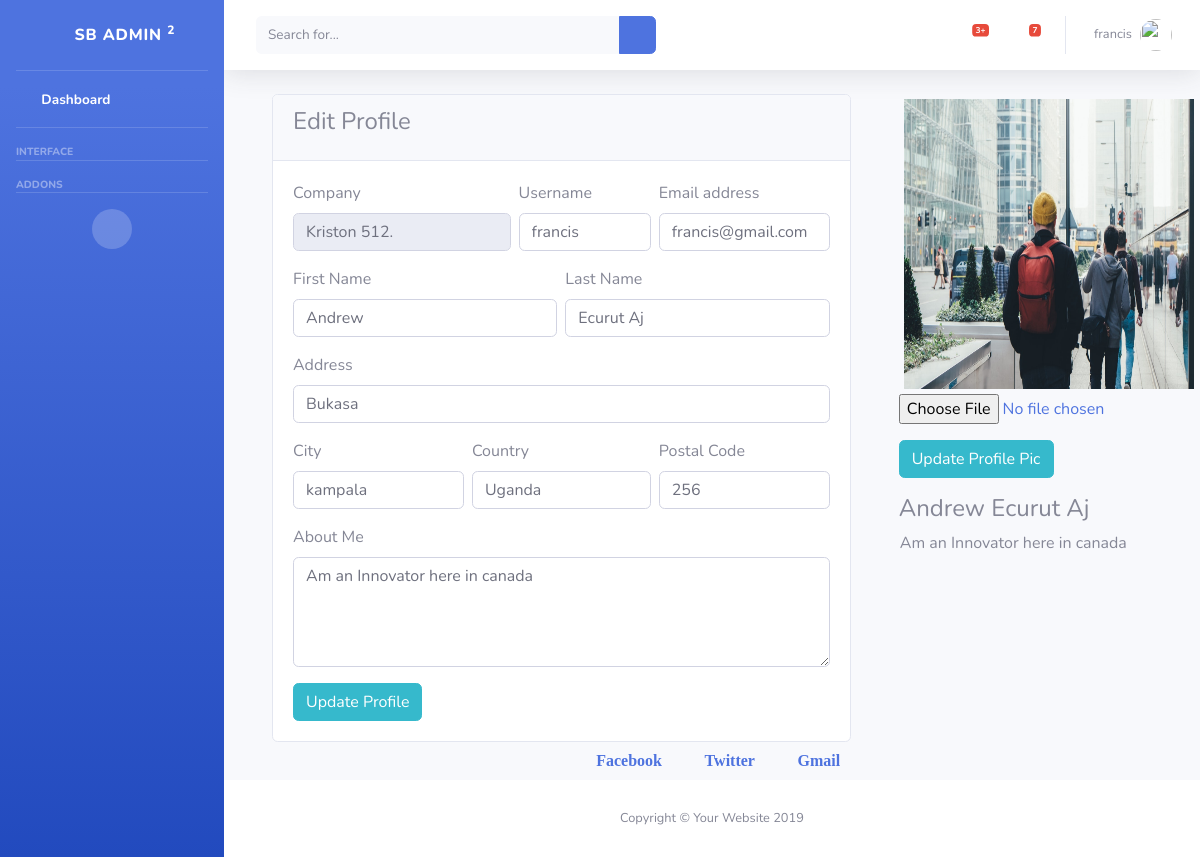
The page /settings/ (signed in) on the database its author committed.
### user/models.py (models this page shows, shortened)
class Profile(models.Model):
    user = models.OneToOneField(User, on_delete=models.CASCADE)
    email_confirmed = models.BooleanField(default=False)
    username = models.CharField(max_length=40)
    email = models.EmailField()
    first_name = models.CharField(max_length=100)
    last_name = models.CharField(max_length=150)
    address = models.CharField(max_length=200)
    city = models.CharField(max_length=100)
    country = models.CharField(max_length=200)
    postal_code = models.CharField(max_length=35)
    about = models.TextField()
    def create_user_profile(sender, **kwargs):
        if kwargs['created']:
            user_profile = Profile.objects.create(user=kwargs['instance'])
    post_save.connect(create_user_profile, sender=User)

class ProfilePic(models.Model):
    user = models.OneToOneField(User, on_delete=models.CASCADE)
    image = models.ImageField(null=True, upload_to='profile_pics', blank=True)
    def create_user_profile_pic(sender, **kwargs):
        if kwargs['created']:
            user_profile = ProfilePic.objects.create(user=kwargs['instance'])
    post_save.connect(create_user_profile_pic, sender=User)

### user/views.py (the view)
# urls.py: path('settings/', user_settings, name="user_settings"),
@login_required
def user_settings(request):
    profile = get_object_or_404(Profile, user=request.user)
    profilepic = get_object_or_404(ProfilePic, user=request.user)
    form = ProfileForm(data=request.POST, instance=profile)
    avatarform = AvatarForm(request.POST or None, request.FILES or None, instance=profilepic)
    if form.is_valid():
        try:
            profile = form.save(commit=False)
            profile.user = request.user
            User.objects.values('username').filter(username=request.user).update(username=profile.username)
            profile.save()
        except IntegrityError:
            messages.warning(request, 'This username has already been taken!')
        return redirect('user_settings')
    else:
        form = ProfileForm()
    if avatarform.is_valid():
            profilepic = avatarform.save(commit=False)
            profilepic.user = request.user
            profilepic.save()
    else:
        avatarform = AvatarForm()
    context = {
        'form':form,
        'profile':profile,
        'avatarform':avatarform,
        'profilepic':profilepic,
    }
    return render(request, 'users/dashboard/settings.html', context )

### user/forms.py
class ProfileForm (forms.ModelForm):
    class Meta:
        model = Profile
        fields = [
            'username',
            'email',
            'first_name',
            'last_name',
            'address',
            'city',
            'country',
            'postal_code',
            'about',
        ]

class AvatarForm(forms.ModelForm):
    class Meta:
        model = ProfilePic
        fields = [
            'image',
        ]

### templates/users/dashboard/settings.html (shortened to what this page needs)
{% extends "users/dashboard/base.html" %}
{% load static %}
{% block content %}
<body id="page-top">
  <div id="wrapper">
  {% include "users/dashboard/side_bar.html" %}
    <div id="content-wrapper" class="d-flex flex-column">
      <div id="content">
        <nav class="navbar navbar-expand navbar-light bg-white topbar mb-4 static-top shadow">
          <form class="d-none d-sm-inline-block form-inline mr-auto ml-md-3 my-2 my-md-0 mw-100 navbar-search">
            <div class="input-group">
              <input type="text" class="form-control bg-light border-0 small" placeholder="Search for..." aria-label="Search" aria-describedby="basic-addon2">
              <div class="input-group-append">
                <button class="btn btn-primary" type="button">
                  <i class="fas fa-search fa-sm"></i>
                </button>
              </div>
            </div>
          </form>
         {% include "users/dashboard/top_bar.html" %}
        <div class="container-fluid">
          <div class="content">
            <div class="container-fluid">
                <div class="row">
                    <div class="col-md-8">
                        <div class="card">
                            <div class="card-header">
                                <h4 class="card-title">Edit Profile</h4>
                            </div>
                            <div class="card-body">
                                <form id="profile-form" method="POST">
                                    <div class="row">
                                        <div class="col-md-5 pr-1">
                                            <div class="form-group">
                                                <label>Company</label>
                                                <input type="text" class="form-control" disabled="" placeholder="Company" value="Kriston 512.">
                                            </div>
                                        </div>
                                        <div class="col-md-3 px-1">
                                            <div class="form-group">
                                                <label>Username</label>
                                                <input type="text" name="username" class="form-control" placeholder="Username" value="{{user.username}}">
                                            </div>
                                        </div>
                                        <div class="col-md-4 pl-1">
                                            <div class="form-group">
                                                <label for="exampleInputEmail1">Email address</label>
                                                <input type="email" name="email" class="form-control" placeholder="Email" value={{profile.email}}>
                                            </div>
                                        </div>
                                    </div>
                                    <div class="row">
                                        <div class="col-md-6 pr-1">
                                            <div class="form-group">
                                                <label>First Name</label>
                                                <input type="text" name="first_name" class="form-control" placeholder="Company" value="{{profile.first_name}}">
                                            </div>
                                        </div>
                                        <div class="col-md-6 pl-1">
                                            <div class="form-group">
                                                <label>Last Name</label>
                                                <input type="text" name="last_name" class="form-control" placeholder="Last Name" value="{{profile.last_name}}">
                                            </div>
                                        </div>
                                    </div>
                                    <div class="row">
                                        <div class="col-md-12">
                                            <div class="form-group">
                                                <label>Address</label>
                                                <input type="text" name="address" class="form-control" placeholder="Home Address" value="{{profile.address}}">
                                            </div>
                                        </div>
                                    </div>
                                    <div class="row">
                                        <div class="col-md-4 pr-1">
                                            <div class="form-group">
                                                <label>City</label>
                                                <input type="text" name="city" class="form-control" placeholder="City" value="{{profile.city}}">
                                            </div>
                                        </div>
                                        <div class="col-md-4 px-1">
                                            <div class="form-group">
                                                <label>Country</label>
                                                <input type="text" name="country" class="form-control" placeholder="Country" value="{{profile.country}}">
                                            </div>
                                        </div>
                                        <div class="col-md-4 pl-1">
                                            <div class="form-group">
                                                <label>Postal Code</label>
                                                <input type="number" name="postal_code" class="form-control" placeholder="ZIP Code" value={{profile.postal_code}}>
                                            </div>
                                        </div>
                                    </div>
                                    <div class="row">
                                        <div class="col-md-12">
                                            <div class="form-group">
                                                <label>About Me</label>
                                                <textarea rows="4" name="about" cols="80" class="form-control" placeholder="Here can be your description" value="Mike">{{profile.about}}</textarea>
                                            </div>
                                        </div>
                                    </div>
                                    <button type="submit" class="btn btn-info btn-fill pull-right">Update Profile</button>
                                </form>
                            </div>
                        </div>
                    </div>
                    <div class="col-md-4">
                            <div class="container">
                              <div class="profile large">
                                <div class="user-info">
                                  <div class="profile-pic"><img src="/media/{{profilepic.image}}" onerror="this.src='/media/default.png';" style="width:300px; height:300px; padding:5px;" alt="Profile Image"/>
                                    <a class="image-wrapper" href="#">
                                      <form id="profilePictureForm" method="POST" enctype="multipart/form-data">
                                        <div class="form-group">
                                        <input name="image" class="hidden-input" id="changePicture" type="file"/>
                                      </div>
                                      <div class="form-group">
                                      <button type="submit" class="btn btn-info btn-fill pull-right">Update Profile Pic</button>
                                    </div>
                                      </form></a>
                                  </div>
                                  <div class="username">
                                    <div class="description"><h4>{{profile.first_name}} {{profile.last_name}}</h4></div>
                                    <div class="description text-center">{{profile.about}}</div>
                                  </div>
                                </div>
                              </div>
                            </div>
                        </div>
                            <div class="button-container mr-auto ml-auto">
                                <button href="#" class="btn btn-simple btn-link btn-icon">
                                    <i class="fa fa-facebook-square">Facebook</i>
                                </button>
                                <button href="#" class="btn btn-simple btn-link btn-icon">
                                    <i class="fa fa-twitter">Twitter</i>
                                </button>
                                <button href="#" class="btn btn-simple btn-link btn-icon">
                                    <i class="fa fa-google-plus-square">Gmail</i>
                                </button>
                            </div>
                        </div>
                    </div>
                </div>
            </div>
          </div>
      {% include "users/dashboard/footer.html" %}
    </div>
  </div>
{% endblock content %}

### templates/users/dashboard/top_bar.html (shortened to what this page needs)
          <ul class="navbar-nav ml-auto">
            <li class="nav-item dropdown no-arrow mx-1">
              <a class="nav-link dropdown-toggle" href="#" id="alertsDropdown" role="button" data-toggle="dropdown" aria-haspopup="true" aria-expanded="false">
                <i class="fas fa-bell fa-fw"></i>
                <span class="badge badge-danger badge-counter">3+</span>
              </a>
            </li>
            <li class="nav-item dropdown no-arrow mx-1">
              <a class="nav-link dropdown-toggle" href="#" id="messagesDropdown" role="button" data-toggle="dropdown" aria-haspopup="true" aria-expanded="false">
                <i class="fas fa-envelope fa-fw"></i>
                <span class="badge badge-danger badge-counter">7</span>
              </a>
            </li>
            <li class="nav-item dropdown no-arrow">
              <a class="nav-link dropdown-toggle" href="#" id="userDropdown" role="button" data-toggle="dropdown" aria-haspopup="true" aria-expanded="false">
                <span class="mr-2 d-none d-lg-inline text-gray-600 small">{{user.username}}</span>
                <img class="img-profile rounded-circle" src="https://source.unsplash.com/QAB-WJcbgJk/60x60">
              </a>
            </li>
          </ul>
        </nav>

### rows shown on the page
Profile: email "francis@gmail.com", first_name "Andrew", last_name "Ecurut Aj", address "Bukasa", city "kampala", country "Uganda", postal_code "256", about "Am an Innovator here in canada"
ProfilePic: image (picture)

### other values the page prints
{{ user.username }} "francis"
